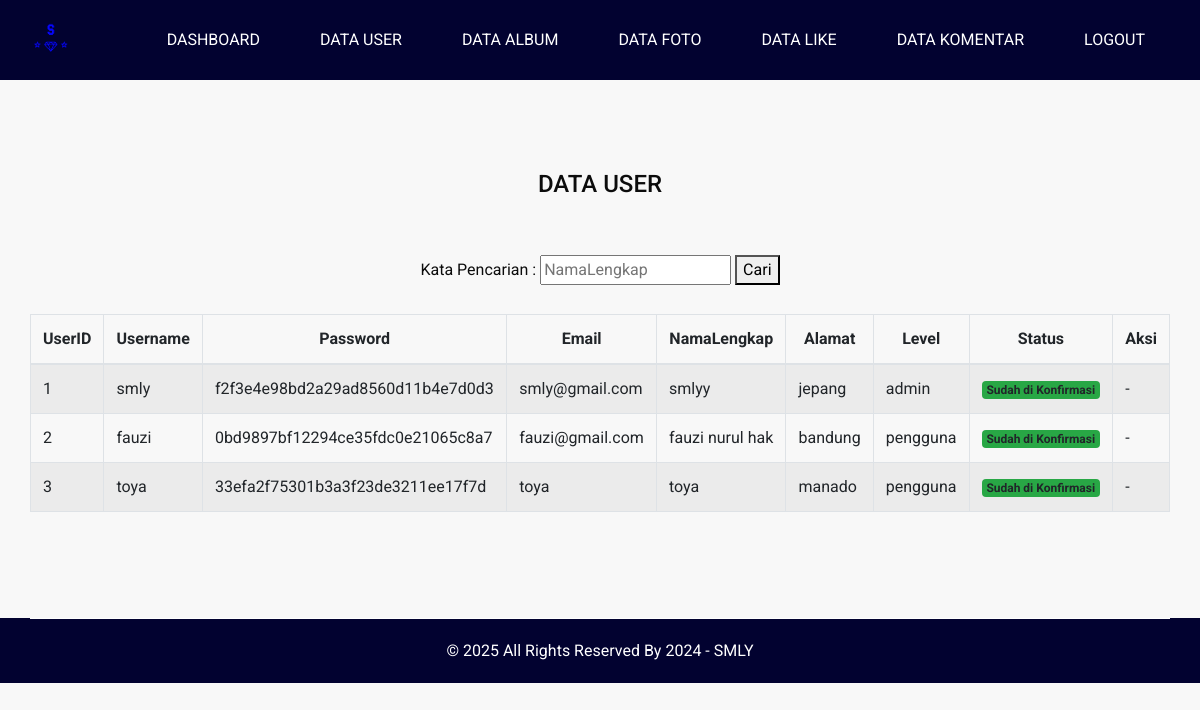
Screenshot of /data_user.php (signed in) with the database file from the repository.
### tables this page shows
CREATE TABLE `user` (
  `UserID` int(11) NOT NULL,
  `Username` varchar(255) NOT NULL,
  `Password` varchar(255) NOT NULL,
  `Email` varchar(255) NOT NULL,
  `NamaLengkap` varchar(255) NOT NULL,
  `Alamat` text NOT NULL,
  `Level` enum('pengguna','admin') NOT NULL,
  `Konfirmasi` int(11) NOT NULL
);

### data_user.php (the view, shortened to what this page needs)
<!DOCTYPE html>
<html>
<head>
  <link rel="stylesheet" type="text/css" href="css/bootstrap.css" />
  <link href="css/font-awesome.min.css" rel="stylesheet" />
  <link href="css/style.css" rel="stylesheet" />
  <link href="css/responsive.css" rel="stylesheet" />
</head>
<body class="sub_page">
  <div class="hero_area">
    <header class="header_section">
      <div class="container-fluid">
        <nav class="navbar navbar-expand-lg custom_nav-container ">
          <a class="navbar-brand" href="index.php">
            <span><img src="images/gambar08.png"width="50px"></img></span>
          </a>
          <div class="collapse navbar-collapse" id="navbarSupportedContent">
            <ul class="navbar-nav  ml-auto">
			<li class="nav-item">
                <a class="nav-link" href="dashboard_admin.php">DASHBOARD</a>
             </li>
			 <li class="nav-item active">
                <a class="nav-link" href="data_user.php">DATA USER</a>
            </li>
			 <li class="nav-item">
                <a class="nav-link" href="data_album.php">DATA ALBUM</a>
             </li>
			 <li class="nav-item">
                <a class="nav-link" href="data_foto.php">DATA FOTO</a>
             </li>
			 <li class="nav-item active">
                <a class="nav-link" href="data_like.php">DATA LIKE</a>
            </li>
			<li class="nav-item active">
                <a class="nav-link" href="data_komentar.php">DATA KOMENTAR</a>
            </li>
			 <li class="nav-item active">
				<a class="nav-link" href="logout.php">Logout</a>
             </li>
            </ul>
          </div>
        </nav>
      </div>
    </header>
  </div>
  <section class="contact_section layout_padding">
    <div class="container">
	 <div class="row">
	  <div class="col-md-12">
			<form method="GET" action="data_user.php" style="text-align: center;">
			<h4>
		DATA USER
	    </h4>
				<br><br>
				<label>Kata Pencarian : </label>
				<input type="text" name="kata_cari" value="<?php if(isset($_GET['kata_cari'])) {echo $_GET['kata_cari']; } ?>" placeholder="NamaLengkap" />
				<button type="submit">Cari</button>
				<br>
			</form>
			<br>
	<table id="examplel" class="table table-bordered table-striped" border=1 align="center" width="60%">
	 <thead align="center">
		<tr>
			<th>UserID</th>
			<th>Username</th>
			<th>Password</th>
			<th>Email</th>
			<th>NamaLengkap</th>
			<th>Alamat</th>
			<th>Level</th>
			<th>Status</th>
			<th>Aksi</th>
		</tr>
	</thead>
	<tbody align="cente">
		<?php
		include('koneksi.php');
		if(isset($_GET['kata_cari'])) {
		$kata_cari = $_GET['kata_cari'];
		$query = "SELECT * FROM user WHERE NamaLengkap like '%".$kata_cari."%' ORDER BY UserID ASC";
		} else {
		$query = "SELECT * FROM user ORDER BY UserID ASC";
		}
		$result = mysqli_query($koneksi, $query);
		while ($data = mysqli_fetch_assoc($result)) {
		?>
		<tr>
			<td><?php echo $data['UserID']; ?></td>
			<td><?php echo $data['Username']; ?></td>
			<td><?php echo $data['Password']; ?></td>
			<td><?php echo $data['Email']; ?></td>
			<td><?php echo $data['NamaLengkap']; ?></td>
			<td><?php echo $data['Alamat']; ?></td>
			<td><?php echo $data['Level']; ?></td>
			<td>
				<?php
				if ($data['Konfirmasi'] == 1) { ?>
					<span class="badge bg-warning">Belum di Konfirmasi</span>
				<?php } else { ?>
					<span class="badge bg-success">Sudah di Konfirmasi</span>
				<?php } ?>
			</td>
			<td>
			<?php
				if($data['Konfirmasi']==1){?>
				<form action="konfirmasi_user.php" method="POST">
					<input type="hidden" name="UserID" value="<?php echo $data['UserID']; ?>">
					<input type="hidden" name="Konfirmasi" value="2">
					<button class="btn btn-sm btn-primary">Konfirmasi</button>
				</form>
				<?php } else {?>
				<span class="">-</span>
				<?php } ?>
			</td>
		</tr>
		<?php
		}
		?>
	</tbody>
	</table>
		</div>
	  </div>
    </div>
  </section>
  <footer class="footer_section">
    <div class="container">
      <p>
        &copy; <span id="displayYear"></span> All Rights Reserved By
        <a href="https://html.design/">2024 - SMLY</a>
      </p>
    </div>
  </footer>
</body>
</html>

### css/style.css (style rules this page uses)
body { font-family: "Roboto", sans-serif; color: #0c0c0c; background-color: #f8f8f8; overflow-x: hidden; }
.layout_padding { padding: 90px 0; }
a, a:hover, a:focus { text-decoration: none; }
.hero_area { position: relative; background-color: #020230; min-height: 100vh; display: -webkit-box; display: -ms-flexbox; display: flex; -webkit-box-orient: vertical; -webkit-box-direction: normal; -ms-flex-direction: column; flex-direction: column; }
.sub_page .hero_area { min-height: auto; }
.header_section .container-fluid { padding-right: 25px; padding-left: 25px; }
.navbar-brand span { font-weight: bold; color: #ffffff; font-size: 24px; text-transform: uppercase; }
.custom_nav-container { padding: 10px 0; }
.custom_nav-container .navbar-nav .nav-item .nav-link { padding: 3px 15px; margin: 10px 15px; color: #ffffff; text-align: center; text-transform: uppercase; }
.contact_section { position: relative; }
.footer_section { position: relative; background-color: #020230; text-align: center; }
.footer_section p { color: #ffffff; padding: 20px 0; margin: 0; border-top: 1px solid #ffffff; }
.footer_section p a { color: inherit; }

### css/responsive.css (style rules this page uses)
@media (min-width: 1200px) { .container { max-width: 1170px; } }

### rows the page displays
user: UserID "1", Username "smly", Password "f2f3e4e98bd2a29ad8560d11b4e7d0d3", Email "smly@gmail.com", NamaLengkap "smlyy", Alamat "jepang", Level "admin", Konfirmasi "Sudah di Konfirmasi"
user: UserID "2", Username "fauzi", Password "0bd9897bf12294ce35fdc0e21065c8a7", Email "fauzi@gmail.com", NamaLengkap "fauzi nurul hak", Alamat "bandung", Level "pengguna", Konfirmasi "Sudah di Konfirmasi"
user: UserID "3", Username "toya", Password "33efa2f75301b3a3f23de3211ee17f7d", Email "toya", NamaLengkap "toya", Alamat "manado", Level "pengguna", Konfirmasi "Sudah di Konfirmasi"
